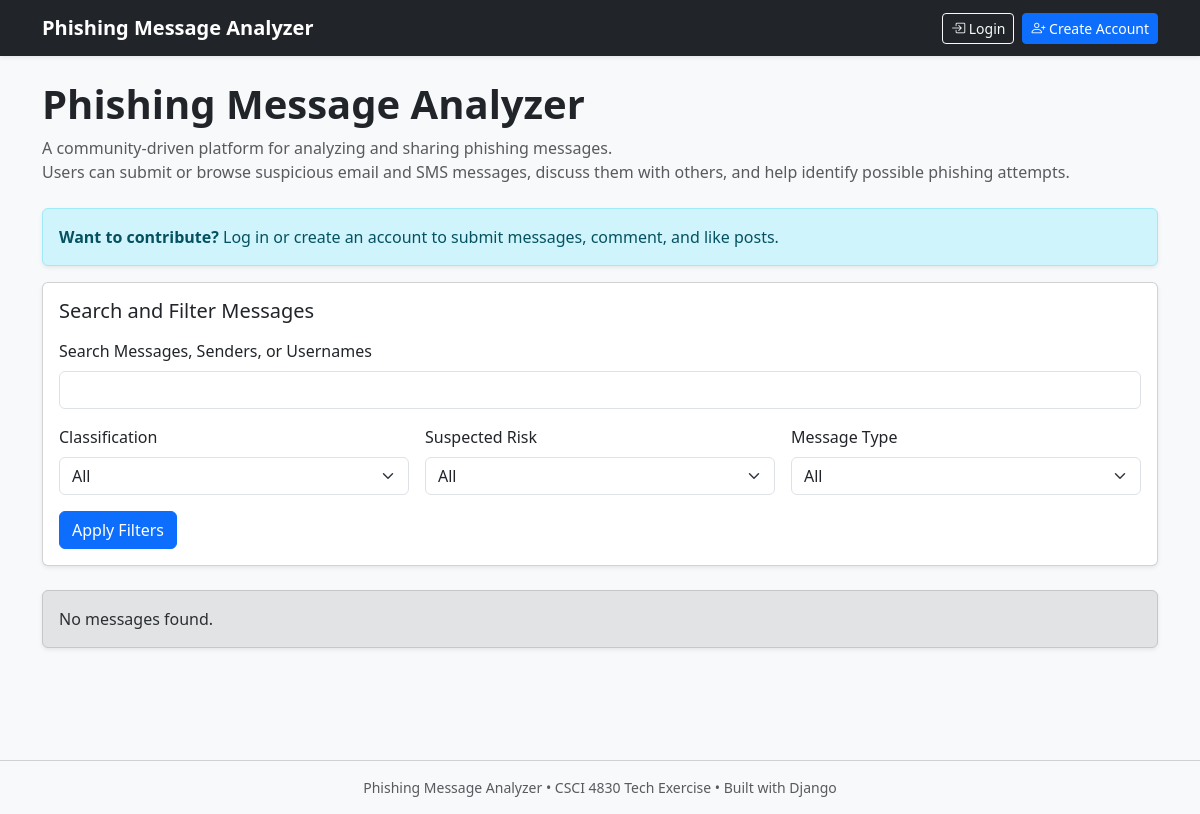
Before: / with the older database file.
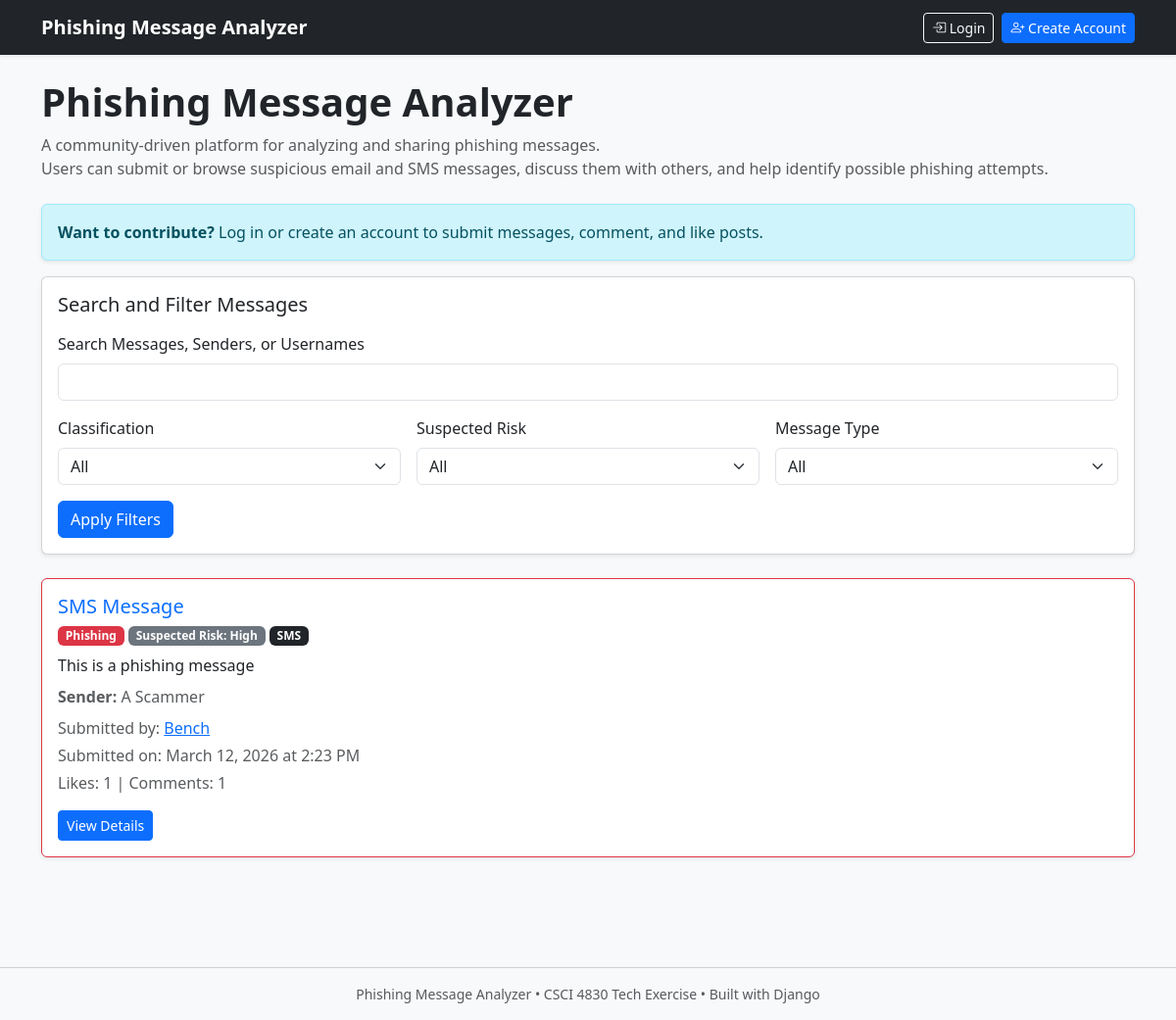
After: the same page with the newer database file.
### analyzer/models.py (models this page shows, shortened)
class Message(models.Model):
    MESSAGE_TYPES = [
        ('Email', 'Email'),
        ('SMS', 'SMS'),
    ]
    CLASSIFICATIONS = [
        ('Phishing', 'Phishing'),
        ('Legitimate', 'Legitimate'),
        ('Unsure', 'Unsure'),
    ]
    SUSPECTED_RISK_LEVELS = [
        ('Low', 'Low'),
        ('Medium', 'Medium'),
        ('High', 'High'),
    ]
    user = models.ForeignKey(User, on_delete=models.CASCADE, null=True, blank=True)
    message_content = models.TextField()
    message_type = models.CharField(max_length=10, choices=MESSAGE_TYPES)
    sender = models.CharField(max_length=255, blank=True)
    additional_details = models.TextField(blank=True)
    classification = models.CharField(max_length=20, choices=CLASSIFICATIONS)
    suspected_risk = models.CharField(max_length=10, choices=SUSPECTED_RISK_LEVELS)
    submission_date = models.DateTimeField(auto_now_add=True)
    likes = models.ManyToManyField(User, related_name='liked_messages', blank=True)

### analyzer/views.py (the view)
# urls.py: path('', views.message_list, name='message_list'),
def message_list(request):
    messages = Message.objects.all().order_by('-submission_date')
    query = request.GET.get('q')
    classification = request.GET.get('classification')
    suspected_risk = request.GET.get('suspected_risk')
    message_type = request.GET.get('message_type')
    if query:
        messages = messages.filter(
            Q(message_content__icontains=query) |
            Q(sender__icontains=query) |
            Q(user__username__icontains=query)
        )
    if classification:
        messages = messages.filter(classification=classification)
    if suspected_risk:
        messages = messages.filter(suspected_risk=suspected_risk)
    if message_type:
        messages = messages.filter(message_type=message_type)
    paginator = Paginator(messages, 10)
    page_number = request.GET.get('page')
    message_page = paginator.get_page(page_number)
    context = {
        'message_page': message_page,
        'query': query or '',
        'selected_classification': classification or '',
        'selected_suspected_risk': suspected_risk or '',
        'selected_message_type': message_type or '',
    }
    return render(request, 'analyzer/message_list.html', context)

### analyzer/templates/analyzer/message_list.html (shortened to what this page needs)
{% extends "analyzer/base.html" %}
{% block content %}
<div class="mb-4">
    <h1 class="fw-bold mb-2">Phishing Message Analyzer</h1>
    <p class="text-muted mb-0">
        A community-driven platform for analyzing and sharing phishing messages. <br>
        Users can submit or browse suspicious email and SMS messages, discuss them with others, and help identify possible phishing attempts.
    </p>
</div>
{% if not user.is_authenticated %}
    <div class="alert alert-info shadow-sm">
        <strong>Want to contribute?</strong>
        Log in or create an account to submit messages, comment, and like posts.
    </div>
{% endif %}
<div class="card shadow-sm mb-4">
    <div class="card-body">
        <h5 class="card-title mb-3">Search and Filter Messages</h5>
        <form method="get" class="row g-3">
            <div class="col-12">
                <label for="q" class="form-label">Search Messages, Senders, or Usernames</label>
                <input type="text" id="q" name="q" value="{{ query }}" class="form-control">
            </div>
            <div class="col-md-4">
                <label for="classification" class="form-label">Classification</label>
                <select id="classification" name="classification" class="form-select">
                    <option value="">All</option>
                </select>
            </div>
            <div class="col-md-4">
                <label for="suspected_risk" class="form-label">Suspected Risk</label>
                <select id="suspected_risk" name="suspected_risk" class="form-select">
                    <option value="">All</option>
                </select>
            </div>
            <div class="col-md-4">
                <label for="message_type" class="form-label">Message Type</label>
                <select id="message_type" name="message_type" class="form-select">
                    <option value="">All</option>
                </select>
            </div>
            <div class="col-12">
                <button type="submit" class="btn btn-primary">Apply Filters</button>
            </div>
        </form>
    </div>
</div>
{% for message in message_page %}
    <div class="card shadow-sm mb-3 message-card
    {% if message.classification == 'Phishing' %}border-danger
    {% elif message.classification == 'Legitimate' %}border-success
    {% else %}border-warning
    {% endif %}">
        <div class="card-body">
            <div class="d-flex justify-content-between align-items-start flex-wrap gap-2">
                <div>
                    <h5 class="card-title mb-1">
                        <a href="/message/{{ message.id }}/" class="text-decoration-none">
                            {{ message.message_type }} Message
                        </a>
                    </h5>
                    <div class="mb-2">
                        {% if message.classification == "Phishing" %}
                            <span class="badge bg-danger">Phishing</span>
                        {% elif message.classification == "Legitimate" %}
                            <span class="badge bg-success">Legitimate</span>
                        {% else %}
                            <span class="badge bg-warning text-dark">Unsure</span>
                        {% endif %}
                        <span class="badge bg-secondary">Suspected Risk: {{ message.suspected_risk }}</span>
                        <span class="badge bg-dark">{{ message.message_type }}</span>
                    </div>
                </div>
            </div>
            <p class="card-text mb-2">
                {{ message.message_content|truncatechars:180 }}
            </p>
            {% if message.sender %}
                <p class="text-muted mb-2">
                    <strong>Sender:</strong> {{ message.sender }}
                </p>
            {% endif %}
            <p class="text-muted mb-1">
                Submitted by:
                {% if message.user %}
                    <a href="/user/{{ message.user.username }}/">
                        {{ message.user.username }}
                    </a>
                {% else %}
                    Unknown
                {% endif %}
            </p>
            <p class="text-muted mb-1">
                Submitted on: {{ message.submission_date|date:"F j, Y \a\t g:i A" }}
            </p>
            <p class="text-muted mb-3">
                Likes: {{ message.likes.count }} | Comments: {{ message.comments.count }}
            </p>
            <div class="d-flex gap-2 flex-wrap">
                <a href="/message/{{ message.id }}/" class="btn btn-primary btn-sm">View Details</a>
            </div>
        </div>
    </div>
{% empty %}
    <div class="alert alert-secondary shadow-sm">
        No messages found.
    </div>
{% endfor %}
{% endblock %}

### analyzer/templates/analyzer/base.html (shortened to what this page needs)
<!DOCTYPE html>
<html lang="en">
<head>
    <link href="https://cdn.jsdelivr.net/npm/bootstrap@5.3.3/dist/css/bootstrap.min.css" rel="stylesheet">
    <link rel="stylesheet" href="https://cdn.jsdelivr.net/npm/bootstrap-icons@1.11.3/font/bootstrap-icons.css">
</head>
<body class="bg-light">
<nav class="navbar navbar-expand-lg navbar-dark bg-dark shadow-sm mb-4">
    <div class="container">
        <a class="navbar-brand fw-bold" href="/">Phishing Message Analyzer</a>
        <div class="ms-auto d-flex align-items-center gap-2 flex-wrap">
            {% if user.is_authenticated %}
                <span class="text-white small">Logged in as <strong>{{ user.username }}</strong></span>
                <a href="/submit/" class="btn btn-outline-light btn-sm"><i class="bi bi-plus-circle"></i> Submit Message</a>
                <a href="/profile/" class="btn btn-outline-light btn-sm"><i class="bi bi-person"></i> My Profile</a>
                <form action="/accounts/logout/" method="post" class="d-inline">
                    {% csrf_token %}
                    <button type="submit" class="btn btn-warning btn-sm"><i class="bi bi-box-arrow-right"></i> Logout</button>
                </form>
            {% else %}
                <a href="/accounts/login/" class="btn btn-outline-light btn-sm"><i class="bi bi-box-arrow-in-right"></i> Login</a>
                <a href="/register/" class="btn btn-primary btn-sm"><i class="bi bi-person-plus"></i> Create Account</a>
            {% endif %}
        </div>
    </div>
</nav>
<div class="container pb-5">
    {% block content %}{% endblock %}
</div>
<footer class="text-center text-muted mt-5">
    <hr>
    <p class="small">
        Phishing Message Analyzer • CSCI 4830 Tech Exercise • Built with Django
    </p>
</footer>
</body>
</html>

Changed rows visible on the page:
added Message: message_type "SMS", classification "Phishing", suspected_risk "High", message_content "This is a phishing message", sender "A Scammer", user.username "Bench", submission_date "March 12, 2026 at 2:23 PM", likes.count "1", comments.count "1"
Other visible differences:
text no longer shown: "No messages found."
